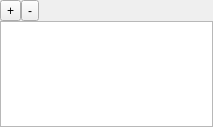
<?xml version="1.0" encoding="UTF-8"?>
<ui version="4.0">
 <class>PickerItemTable</class>
 <widget class="QWidget" name="PickerItemTable">
  <property name="geometry">
   <rect>
    <x>0</x>
    <y>0</y>
    <width>213</width>
    <height>127</height>
   </rect>
  </property>
  <property name="sizePolicy">
   <sizepolicy hsizetype="Preferred" vsizetype="Preferred">
    <horstretch>0</horstretch>
    <verstretch>0</verstretch>
   </sizepolicy>
  </property>
  <property name="windowTitle">
   <string>Form</string>
  </property>
  <layout class="QGridLayout" name="gridLayout">
   <property name="margin">
    <number>0</number>
   </property>
   <property name="spacing">
    <number>0</number>
   </property>
   <item row="1" column="0">
    <layout class="QGridLayout" name="gridLayout_2">
     <property name="sizeConstraint">
      <enum>QLayout::SetMinimumSize</enum>
     </property>
     <property name="spacing">
      <number>0</number>
     </property>
     <item row="2" column="0" colspan="3">
      <widget class="QTableWidget" name="itemTable">
       <property name="sizePolicy">
        <sizepolicy hsizetype="Minimum" vsizetype="Minimum">
         <horstretch>0</horstretch>
         <verstretch>0</verstretch>
        </sizepolicy>
       </property>
       <property name="minimumSize">
        <size>
         <width>211</width>
         <height>100</height>
        </size>
       </property>
       <property name="font">
        <font>
         <pointsize>9</pointsize>
        </font>
       </property>
       <property name="autoScrollMargin">
        <number>0</number>
       </property>
       <property name="showGrid">
        <bool>false</bool>
       </property>
       <attribute name="horizontalHeaderVisible">
        <bool>false</bool>
       </attribute>
       <attribute name="horizontalHeaderCascadingSectionResizes">
        <bool>true</bool>
       </attribute>
       <attribute name="horizontalHeaderStretchLastSection">
        <bool>true</bool>
       </attribute>
       <attribute name="verticalHeaderVisible">
        <bool>false</bool>
       </attribute>
       <attribute name="verticalHeaderDefaultSectionSize">
        <number>100</number>
       </attribute>
      </widget>
     </item>
     <item row="0" column="0">
      <widget class="QToolButton" name="addItem">
       <property name="text">
        <string>+</string>
       </property>
      </widget>
     </item>
     <item row="0" column="1">
      <widget class="QToolButton" name="deleteItem">
       <property name="text">
        <string>-</string>
       </property>
      </widget>
     </item>
    </layout>
   </item>
  </layout>
 </widget>
 <resources/>
 <connections/>
</ui>
